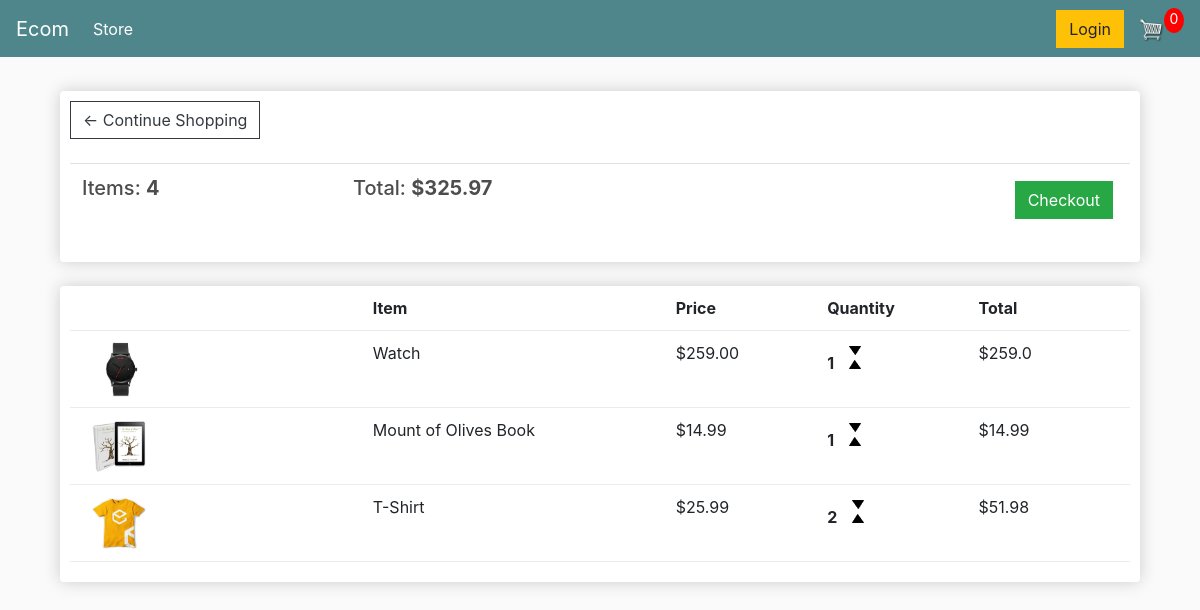
The app's page /cart/ (signed in) with its own data.
### store/models.py (models this page shows, shortened)
class Order(models.Model):
    customer = models.ForeignKey(Customer,on_delete=models.SET_NULL,null=True,blank=True)
    date_ordered = models.DateTimeField(auto_now_add=True)
    complete = models.BooleanField(default=False)
    transaction_id = models.CharField(max_length=100,null=True)
    @property
    def get_cart_total(self):
        orderitems = self.orderitem_set.all()
        total = sum([item.get_total for item in orderitems])
        return total
    @property
    def get_cart_items(self):
        orderitems = self.orderitem_set.all()
        total = sum([item.quantity for item in orderitems])
        return total

class OrderItem(models.Model):
    product = models.ForeignKey(Product,on_delete=models.SET_NULL, null=True)
    order = models.ForeignKey(Order,on_delete=models.SET_NULL,null=True)
    quantity = models.IntegerField(default=0,null=True,blank=True)
    date_added = models.DateTimeField(auto_now_add=True)
    @property
    def get_total(self):
        total = self.product.price * self.quantity
        return total

class Product(models.Model):
    name = models.CharField(max_length=200)
    price = models.FloatField()
    digital = models.BooleanField(default=False,null=True,blank=True)
    image = models.ImageField(null=True,blank=True)
    @property
    def imageURL(self):
        try:
            url = self.image.url
        except:
            url = ''
        return url

### store/views.py (the view)
# urls.py: path('cart/',views.cart, name="cart"),
def cart(request):
    if request.user.is_authenticated:
        customer = request.user.customer
        order, created = Order.objects.get_or_create(customer=customer,complete=False)
        items = order.orderitem_set.all()
    else:
        items = []
        order = {'get_cart_total':0, 'get_cart_items':0}
    context = {'items':items, 'order':order}
    return render(request, 'store/cart.html', context)

### store/templates/store/cart.html
{% extends 'store/main.html' %}
{% load static %}
{% block content %}
    <div class="rows">
        <div class="col-lg-12">
            <div class="box-element">
                <a class="btn btn-outline-dark" href="{% url 'store' %}">&#x2190; Continue Shopping</a>
                <br>
                <br>
                <table class="table">
                    <tr>
                        <th><h5>Items: <strong>{{order.get_cart_items}}</strong></h5></th>
                        <th><h5>Total: <strong>${{order.get_cart_total|floatformat:2}}</strong></h5></th>
                        <th>
                            <a style="float:right; margin:5px;" class="btn btn-success" href="{% url 'checkout' %}">Checkout</a>
                        </th>
                    </tr>
                </table>
            </div>
            <br>
            <div class="box-element">
                <div class="cart-row">
					<div style="flex:2"></div>
					<div style="flex:2"><strong>Item</strong></div>
					<div style="flex:1"><strong>Price</strong></div>
					<div style="flex:1"><strong>Quantity</strong></div>
					<div style="flex:1"><strong>Total</strong></div>
				</div>
                {% for item in items %}
				<div class="cart-row">
					<div style="flex:2"><img class="row-image" src="{{ item.product.imageURL }}"></div>
					<div style="flex:2"><p>{{item.product.name}}</p></div>
					<div style="flex:1"><p>${{item.product.price|floatformat:2}}</p></div>
					<div style="flex:1">
						<p class="quantity">{{item.quantity}}</p>
						<div class="quantity">
							<img class="chg-quantity" src="{% static  'images/arrow-up.png' %}">
							<img class="chg-quantity" src="{% static  'images/arrow-down.png' %}">
						</div>
					</div>
					<div style="flex:1"><p>${{item.get_total}}</p></div>
				</div>
                {% endfor %}
            </div>
        </div>
    </div>
{% endblock content %}

### static/css/main.css (style rules this page uses)
body { background-color: hsl(0, 0%, 98%); }
h1,h2,h3,h4,h5,h6 { color:hsl(0, 0%, 30%); }
.box-element { box-shadow:hsl(0, 0%, 80%) 0 0 16px; background-color: #fff; border-radius: 4px; padding: 10px; }
.col-lg-4, .col-lg-6, .col-lg-8, .col-lg-12 { margin-top: 10px; }
.btn { border-radius: 0; }
.row-image { width: 100px; }
.cart-row { display: flex; align-items: flex-stretch; padding-bottom: 10px; margin-bottom: 10px; border-bottom: 1px solid #ececec; }
.quantity { display: inline-block; font-weight: 700; padding-right:10px; }
.chg-quantity { width: 12px; cursor: pointer; display: block; margin-top: 5px; transition:.1s; }

### records on screen
Order: get_cart_items "4", get_cart_total "325.97"
OrderItem: product.imageURL (picture), product.name "Watch", product.price "259.00", quantity "1", get_total "259.0"
OrderItem: product.imageURL (picture), product.name "Mount of Olives Book", product.price "14.99", quantity "1", get_total "14.99"
OrderItem: product.imageURL (picture), product.name "T-Shirt", product.price "25.99", quantity "2", get_total "51.98"
